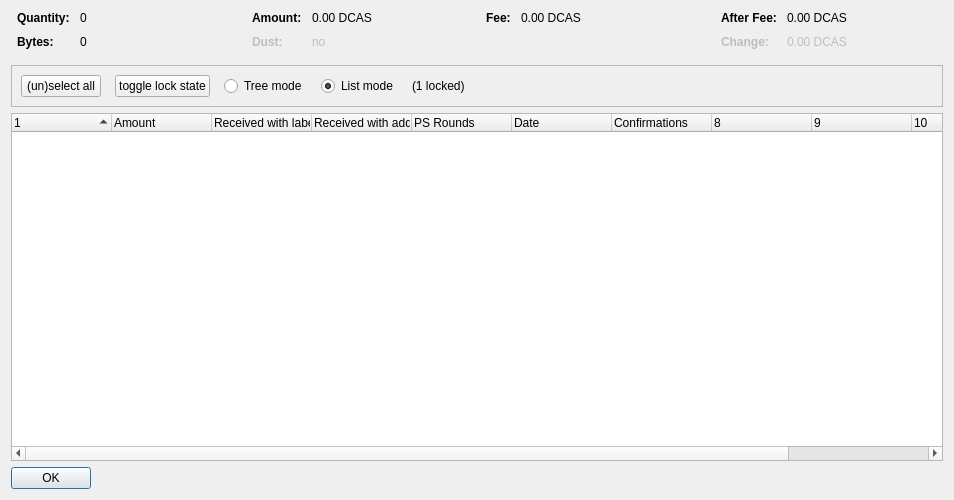
<?xml version="1.0" encoding="UTF-8"?>
<ui version="4.0">
 <class>CoinControlDialog</class>
 <widget class="QDialog" name="CoinControlDialog">
  <property name="geometry">
   <rect>
    <x>0</x>
    <y>0</y>
    <width>954</width>
    <height>500</height>
   </rect>
  </property>
  <property name="windowTitle">
   <string>Coin Selection</string>
  </property>
  <layout class="QVBoxLayout" name="verticalLayout">
   <item>
    <layout class="QHBoxLayout" name="horizontalLayoutTop" stretch="0,0,0,0">
     <property name="topMargin">
      <number>0</number>
     </property>
     <property name="bottomMargin">
      <number>10</number>
     </property>
     <item>
      <layout class="QFormLayout" name="formLayoutCoinControl1">
       <property name="horizontalSpacing">
        <number>10</number>
       </property>
       <property name="verticalSpacing">
        <number>10</number>
       </property>
       <property name="leftMargin">
        <number>6</number>
       </property>
       <property name="rightMargin">
        <number>6</number>
       </property>
       <item row="0" column="0">
        <widget class="QLabel" name="labelCoinControlQuantityText">
         <property name="font">
          <font>
           <weight>75</weight>
           <bold>true</bold>
          </font>
         </property>
         <property name="text">
          <string>Quantity:</string>
         </property>
        </widget>
       </item>
       <item row="0" column="1">
        <widget class="QLabel" name="labelCoinControlQuantity">
         <property name="cursor">
          <cursorShape>IBeamCursor</cursorShape>
         </property>
         <property name="contextMenuPolicy">
          <enum>Qt::ActionsContextMenu</enum>
         </property>
         <property name="text">
          <string notr="true">0</string>
         </property>
         <property name="textInteractionFlags">
          <set>Qt::LinksAccessibleByMouse|Qt::TextSelectableByKeyboard|Qt::TextSelectableByMouse</set>
         </property>
        </widget>
       </item>
       <item row="1" column="0">
        <widget class="QLabel" name="labelCoinControlBytesText">
         <property name="font">
          <font>
           <weight>75</weight>
           <bold>true</bold>
          </font>
         </property>
         <property name="text">
          <string>Bytes:</string>
         </property>
        </widget>
       </item>
       <item row="1" column="1">
        <widget class="QLabel" name="labelCoinControlBytes">
         <property name="cursor">
          <cursorShape>IBeamCursor</cursorShape>
         </property>
         <property name="contextMenuPolicy">
          <enum>Qt::ActionsContextMenu</enum>
         </property>
         <property name="text">
          <string notr="true">0</string>
         </property>
         <property name="textInteractionFlags">
          <set>Qt::LinksAccessibleByMouse|Qt::TextSelectableByKeyboard|Qt::TextSelectableByMouse</set>
         </property>
        </widget>
       </item>
      </layout>
     </item>
     <item>
      <layout class="QFormLayout" name="formLayoutCoinControl2">
       <property name="horizontalSpacing">
        <number>10</number>
       </property>
       <property name="verticalSpacing">
        <number>10</number>
       </property>
       <property name="leftMargin">
        <number>6</number>
       </property>
       <property name="rightMargin">
        <number>6</number>
       </property>
       <item row="0" column="0">
        <widget class="QLabel" name="labelCoinControlAmountText">
         <property name="font">
          <font>
           <weight>75</weight>
           <bold>true</bold>
          </font>
         </property>
         <property name="text">
          <string>Amount:</string>
         </property>
        </widget>
       </item>
       <item row="0" column="1">
        <widget class="QLabel" name="labelCoinControlAmount">
         <property name="cursor">
          <cursorShape>IBeamCursor</cursorShape>
         </property>
         <property name="contextMenuPolicy">
          <enum>Qt::ActionsContextMenu</enum>
         </property>
         <property name="text">
          <string notr="true">0.00 DCAS</string>
         </property>
         <property name="textInteractionFlags">
          <set>Qt::LinksAccessibleByMouse|Qt::TextSelectableByKeyboard|Qt::TextSelectableByMouse</set>
         </property>
        </widget>
       </item>
       <item row="1" column="0">
        <widget class="QLabel" name="labelCoinControlLowOutputText">
         <property name="enabled">
          <bool>false</bool>
         </property>
         <property name="font">
          <font>
           <weight>75</weight>
           <bold>true</bold>
          </font>
         </property>
         <property name="text">
          <string>Dust:</string>
         </property>
        </widget>
       </item>
       <item row="1" column="1">
        <widget class="QLabel" name="labelCoinControlLowOutput">
         <property name="enabled">
          <bool>false</bool>
         </property>
         <property name="cursor">
          <cursorShape>IBeamCursor</cursorShape>
         </property>
         <property name="contextMenuPolicy">
          <enum>Qt::ActionsContextMenu</enum>
         </property>
         <property name="text">
          <string notr="true">no</string>
         </property>
         <property name="textInteractionFlags">
          <set>Qt::LinksAccessibleByMouse|Qt::TextSelectableByKeyboard|Qt::TextSelectableByMouse</set>
         </property>
        </widget>
       </item>
      </layout>
     </item>
     <item>
      <layout class="QFormLayout" name="formLayoutCoinControl3">
       <property name="horizontalSpacing">
        <number>10</number>
       </property>
       <property name="verticalSpacing">
        <number>10</number>
       </property>
       <property name="leftMargin">
        <number>6</number>
       </property>
       <property name="rightMargin">
        <number>6</number>
       </property>
       <item row="0" column="0">
        <widget class="QLabel" name="labelCoinControlFeeText">
         <property name="font">
          <font>
           <weight>75</weight>
           <bold>true</bold>
          </font>
         </property>
         <property name="text">
          <string>Fee:</string>
         </property>
        </widget>
       </item>
       <item row="0" column="1">
        <widget class="QLabel" name="labelCoinControlFee">
         <property name="cursor">
          <cursorShape>IBeamCursor</cursorShape>
         </property>
         <property name="contextMenuPolicy">
          <enum>Qt::ActionsContextMenu</enum>
         </property>
         <property name="text">
          <string notr="true">0.00 DCAS</string>
         </property>
         <property name="textInteractionFlags">
          <set>Qt::LinksAccessibleByMouse|Qt::TextSelectableByKeyboard|Qt::TextSelectableByMouse</set>
         </property>
        </widget>
       </item>
      </layout>
     </item>
     <item>
      <layout class="QFormLayout" name="formLayoutCoinControl4">
       <property name="horizontalSpacing">
        <number>10</number>
       </property>
       <property name="verticalSpacing">
        <number>10</number>
       </property>
       <property name="leftMargin">
        <number>6</number>
       </property>
       <property name="rightMargin">
        <number>6</number>
       </property>
       <item row="0" column="0">
        <widget class="QLabel" name="labelCoinControlAfterFeeText">
         <property name="font">
          <font>
           <weight>75</weight>
           <bold>true</bold>
          </font>
         </property>
         <property name="text">
          <string>After Fee:</string>
         </property>
        </widget>
       </item>
       <item row="0" column="1">
        <widget class="QLabel" name="labelCoinControlAfterFee">
         <property name="cursor">
          <cursorShape>IBeamCursor</cursorShape>
         </property>
         <property name="contextMenuPolicy">
          <enum>Qt::ActionsContextMenu</enum>
         </property>
         <property name="text">
          <string notr="true">0.00 DCAS</string>
         </property>
         <property name="textInteractionFlags">
          <set>Qt::LinksAccessibleByMouse|Qt::TextSelectableByKeyboard|Qt::TextSelectableByMouse</set>
         </property>
        </widget>
       </item>
       <item row="1" column="0">
        <widget class="QLabel" name="labelCoinControlChangeText">
         <property name="enabled">
          <bool>false</bool>
         </property>
         <property name="font">
          <font>
           <weight>75</weight>
           <bold>true</bold>
          </font>
         </property>
         <property name="text">
          <string>Change:</string>
         </property>
        </widget>
       </item>
       <item row="1" column="1">
        <widget class="QLabel" name="labelCoinControlChange">
         <property name="enabled">
          <bool>false</bool>
         </property>
         <property name="cursor">
          <cursorShape>IBeamCursor</cursorShape>
         </property>
         <property name="contextMenuPolicy">
          <enum>Qt::ActionsContextMenu</enum>
         </property>
         <property name="text">
          <string notr="true">0.00 DCAS</string>
         </property>
         <property name="textInteractionFlags">
          <set>Qt::LinksAccessibleByMouse|Qt::TextSelectableByKeyboard|Qt::TextSelectableByMouse</set>
         </property>
        </widget>
       </item>
      </layout>
     </item>
    </layout>
   </item>
   <item>
    <widget class="QFrame" name="frame">
     <property name="minimumSize">
      <size>
       <width>0</width>
       <height>40</height>
      </size>
     </property>
     <property name="frameShape">
      <enum>QFrame::StyledPanel</enum>
     </property>
     <property name="frameShadow">
      <enum>QFrame::Sunken</enum>
     </property>
     <layout class="QHBoxLayout" name="horizontalLayout">
      <item>
       <layout class="QHBoxLayout" name="horizontalLayoutPanel" stretch="0,0,0,0,0,0">
        <property name="spacing">
         <number>14</number>
        </property>
        <item>
         <widget class="QPushButton" name="pushButtonSelectAll">
          <property name="sizePolicy">
           <sizepolicy hsizetype="Maximum" vsizetype="Fixed">
            <horstretch>0</horstretch>
            <verstretch>0</verstretch>
           </sizepolicy>
          </property>
          <property name="text">
           <string>(un)select all</string>
          </property>
          <property name="autoDefault">
           <bool>false</bool>
          </property>
         </widget>
        </item>
        <item>
         <widget class="QPushButton" name="pushButtonToggleLock">
          <property name="sizePolicy">
           <sizepolicy hsizetype="Maximum" vsizetype="Fixed">
            <horstretch>0</horstretch>
            <verstretch>0</verstretch>
           </sizepolicy>
          </property>
          <property name="text">
           <string>toggle lock state</string>
          </property>
          <property name="autoDefault">
           <bool>false</bool>
          </property>
         </widget>
        </item>
        <item>
         <widget class="QRadioButton" name="radioTreeMode">
          <property name="sizePolicy">
           <sizepolicy hsizetype="Maximum" vsizetype="Fixed">
            <horstretch>0</horstretch>
            <verstretch>0</verstretch>
           </sizepolicy>
          </property>
          <property name="text">
           <string>Tree mode</string>
          </property>
         </widget>
        </item>
        <item>
         <widget class="QRadioButton" name="radioListMode">
          <property name="sizePolicy">
           <sizepolicy hsizetype="Maximum" vsizetype="Fixed">
            <horstretch>0</horstretch>
            <verstretch>0</verstretch>
           </sizepolicy>
          </property>
          <property name="text">
           <string>List mode</string>
          </property>
          <property name="checked">
           <bool>true</bool>
          </property>
         </widget>
        </item>
        <item>
         <widget class="QLabel" name="labelLocked">
          <property name="text">
           <string>(1 locked)</string>
          </property>
         </widget>
        </item>
        <item>
         <spacer name="horizontalSpacer">
          <property name="orientation">
           <enum>Qt::Horizontal</enum>
          </property>
          <property name="sizeHint" stdset="0">
           <size>
            <width>40</width>
            <height>20</height>
           </size>
          </property>
         </spacer>
        </item>
       </layout>
      </item>
     </layout>
    </widget>
   </item>
   <item>
    <widget class="CoinControlTreeWidget" name="treeWidget">
     <property name="contextMenuPolicy">
      <enum>Qt::CustomContextMenu</enum>
     </property>
     <property name="sortingEnabled">
      <bool>false</bool>
     </property>
     <property name="columnCount">
      <number>11</number>
     </property>
     <attribute name="headerShowSortIndicator" stdset="0">
      <bool>true</bool>
     </attribute>
     <attribute name="headerStretchLastSection">
      <bool>false</bool>
     </attribute>
     <column>
      <property name="text">
       <string/>
      </property>
     </column>
     <column>
      <property name="text">
       <string>Amount</string>
      </property>
     </column>
     <column>
      <property name="text">
       <string>Received with label</string>
      </property>
     </column>
     <column>
      <property name="text">
       <string>Received with address</string>
      </property>
     </column>
     <column>
      <property name="text">
       <string>PS Rounds</string>
      </property>
     </column>
     <column>
      <property name="text">
       <string>Date</string>
      </property>
     </column>
     <column>
      <property name="text">
       <string>Confirmations</string>
      </property>
      <property name="toolTip">
       <string>Confirmed</string>
      </property>
     </column>
     <column>
      <property name="text">
       <string/>
      </property>
     </column>
     <column>
      <property name="text">
       <string/>
      </property>
     </column>
     <column>
      <property name="text">
       <string/>
      </property>
     </column>
     <column>
      <property name="text">
       <string/>
      </property>
     </column>
    </widget>
   </item>
   <item>
    <widget class="QDialogButtonBox" name="buttonBox">
     <property name="sizePolicy">
      <sizepolicy hsizetype="Maximum" vsizetype="Fixed">
       <horstretch>0</horstretch>
       <verstretch>0</verstretch>
      </sizepolicy>
     </property>
     <property name="orientation">
      <enum>Qt::Horizontal</enum>
     </property>
     <property name="standardButtons">
      <set>QDialogButtonBox::Ok</set>
     </property>
    </widget>
   </item>
  </layout>
 </widget>
 <customwidgets>
  <customwidget>
   <class>CoinControlTreeWidget</class>
   <extends>QTreeWidget</extends>
   <header>coincontroltreewidget.h</header>
  </customwidget>
 </customwidgets>
 <resources/>
 <connections/>
</ui>
